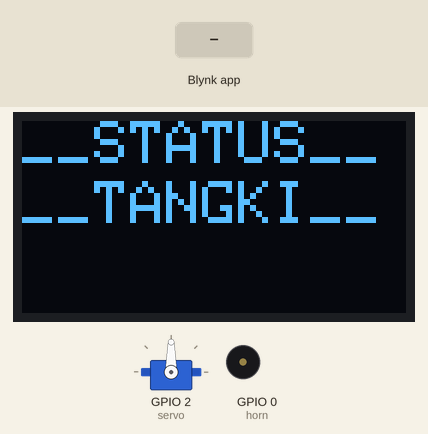
This sketch was run on a simulated ESP8266 (Wemos D1 mini). On the bench: 128×64 one-colour display, servo, buzzer (waves = sounding). The inputs (shaded band) are chosen by the test bench. WiFi joins after 1.5 s; servers stay silent unless stated.

Above: at 7.0 s.
7.1 s: Blynk app writes 1 to V3
At 9.2 s:
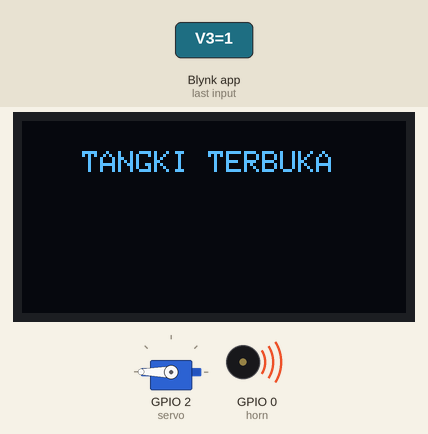
9.5 s: Blynk app writes 1 to V4
At 12.4 s:
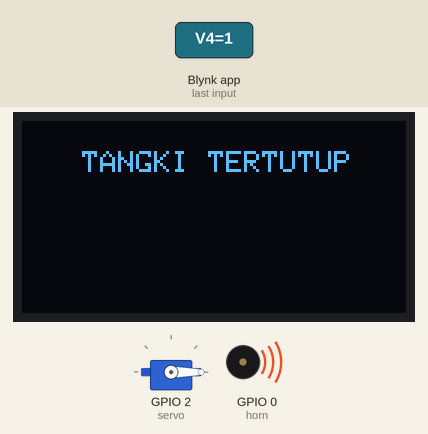
12.5 s: Blynk app writes 1 to V3
At 15.18 s:
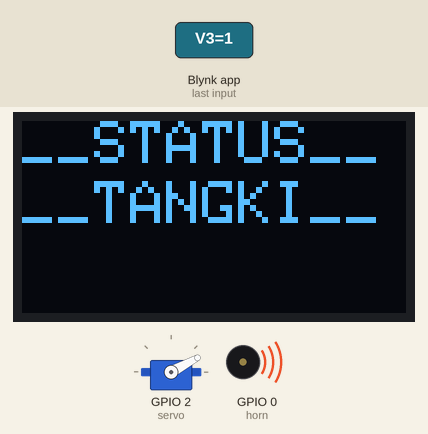
15.5 s: Blynk app writes 1 to V4
At 17.5 s:
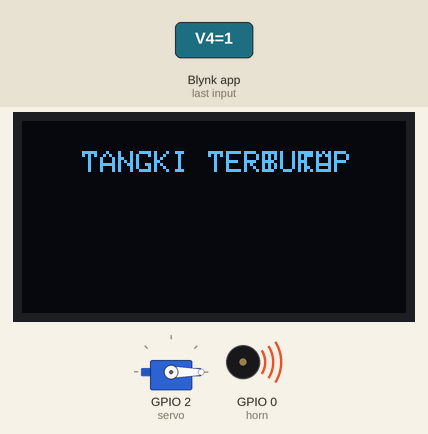
Timing chart, 0 to 19.0 s (numbered marks = the images above; inputs shaded):
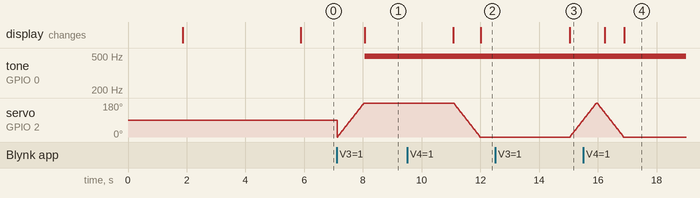

Measured:
- after the input at 7.1 s, tone on GPIO 0 (horn): silent → 494 Hz after 0.96 s; the display: changes after 0.96 s (image 1)
- after the input at 9.5 s, servo on GPIO 2 (servo): moves from 180° to 0° over 0.88 s, starting after 1.6 s; the display: first differs from a run without the input after 2.5 s (image 2)
- after the input at 12.5 s, servo on GPIO 2 (servo): moves from 0° to 92° over 0.44 s, starting after 2.6 s

The sketch:

WEMOS_OLED_SERVO__TANGKI_.ino
```cpp
#define BLYNK_PRINT Serial
#include <ESP8266WiFi.h>
#include <BlynkSimpleEsp8266.h>
#include <Servo.h>
#include <Wire.h>
//#include <ACROBOTIC_SSD1306.h>
#include <WiFiManager.h>
#include <Adafruit_GFX.h>
#include <Adafruit_SSD1306.h>
#define SCREEN_WIDTH 128 // OLED display width, in pixels
#define SCREEN_HEIGHT 64 // OLED display height, in pixels
Adafruit_SSD1306 display(SCREEN_WIDTH, SCREEN_HEIGHT, &Wire, -1);

char auth[] = "qCnEUqfMiR7ZNH8sflfltkNN4Wzf_h5p";  //Blynk Authentication Token
char ssid[] = "kun";           //WIFI Name
char pass[] = "rican0987";

Servo servo;
 int horn=0;

void setup() {
  Serial.begin(115200);
  WiFi.mode(WIFI_STA);
      if(!display.begin(SSD1306_SWITCHCAPVCC, 0x3C)) { // Address 0x3D for 128x64
    Serial.println(F("SSD1306 allocation failed"));
    for(;;);
  }
  display.clearDisplay();
 //  WiFiManager wm;
//   wm.autoConnect("SISTEM MOBIL");
Blynk.begin(auth, ssid, pass);
servo.attach(2);
pinMode(horn,OUTPUT);
//Wire.begin();
  display.setTextSize(1);
  display.setTextColor(WHITE);
  display.setCursor(30, 0);

  display.println("INISIALISASI");

  display.setCursor(50, 10);
  display.println("SISTEM");
  display.display();

delay(4000);
display.clearDisplay();


}

void servo_via_button1() {
  int pos;
//sudut 0 - 180 derajat
  for (pos = 0; pos <= 180; pos += 1) {
    servo.write(pos);
    delay(5);
  }
}

void servo_via_button2() {
  int pos1;
//sudut 180 - 0 derajat
  for (pos1 = 180; pos1 >= 0; pos1 -= 1) {
    servo.write(pos1);
    delay(5);
  }
}

BLYNK_WRITE(V3) {
//servo.write(param.asInt());
  int pinValue = param.asInt();
  if (pinValue == 1) {
    servo_via_button1();
    display.setTextSize(1);
  display.setCursor(20, 10);
  display.println("TANGKI TERBUKA");
  display.display();

  tone(horn,494);
    Blynk.run();
    int pinValue = 0;
    Blynk.syncVirtual(V3);

  delay(3000);
  noTone(horn);
  display.clearDisplay();
  }
}

BLYNK_WRITE(V4) {
  int pinValue1 = param.asInt();
  if (pinValue1 == 1) {
    servo_via_button2();
display.setTextSize(1);
    display.setCursor(20, 10);
  display.println("TANGKI TERTUTUP");
  display.display();
      tone(horn,494);
    Blynk.run();
    int pinValue1 = 0;
    Blynk.syncVirtual(V4);

  delay(3000);
  noTone(horn);
display.clearDisplay();
  }
}

BLYNK_WRITE(V5)
{
  servo.write(param.asInt());
}

void loop()
{
Blynk.run();
display.setTextSize(2);
  display.setCursor(0, 0);
  display.println("__STATUS__");

  display.setCursor(0, 20);
   display.println("__TANGKI__");

  display.display();
  display.clearDisplay();
}
```
